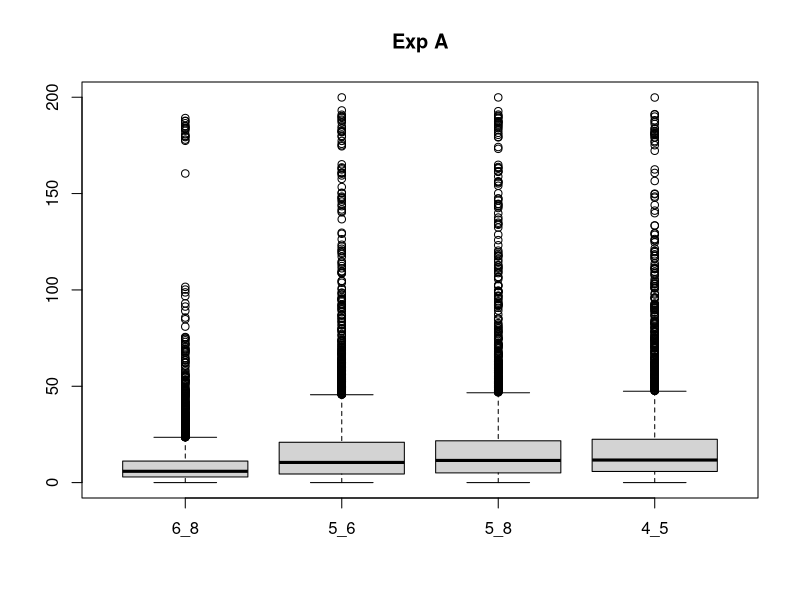
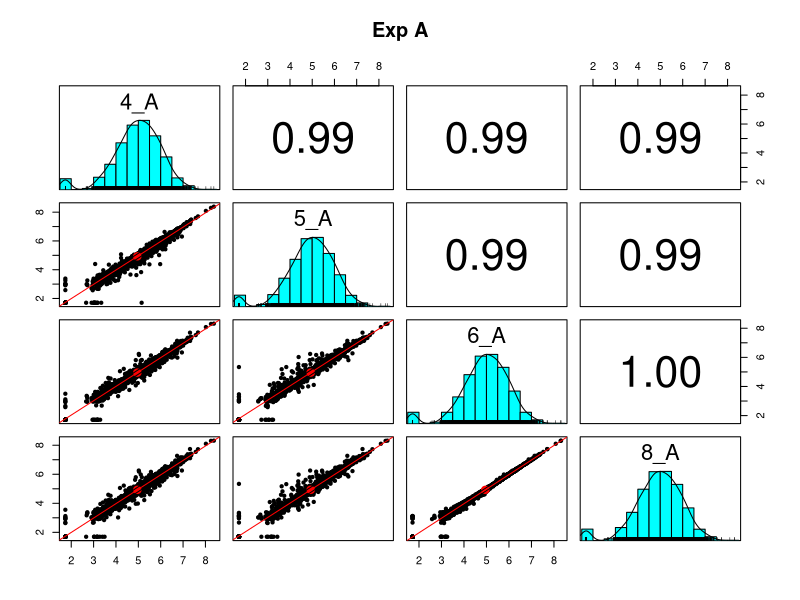
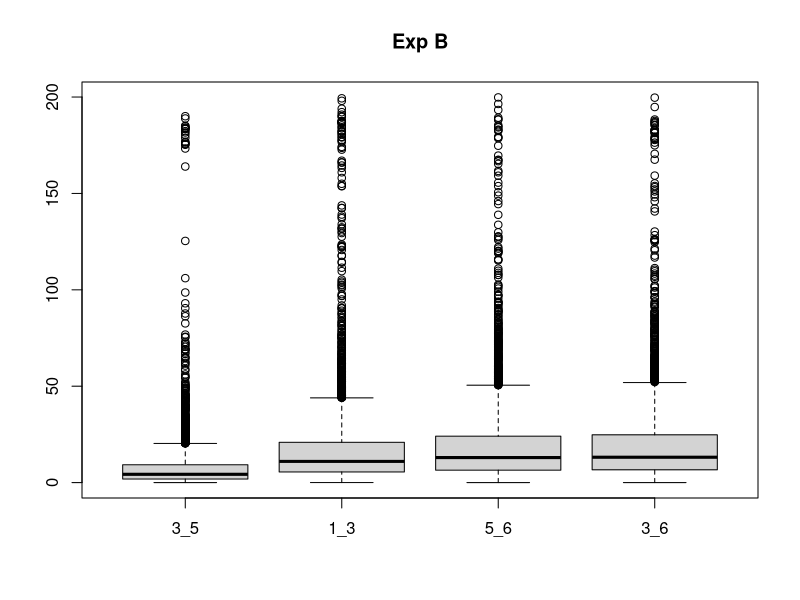
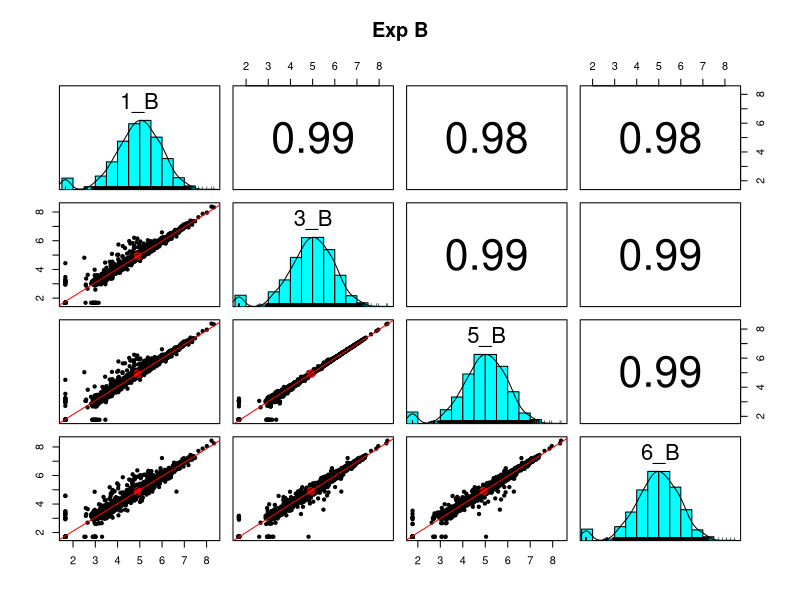
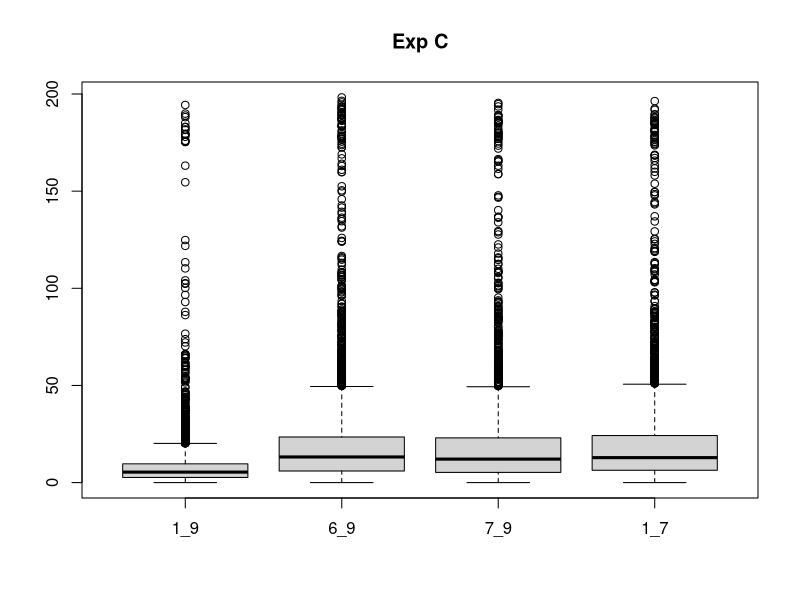
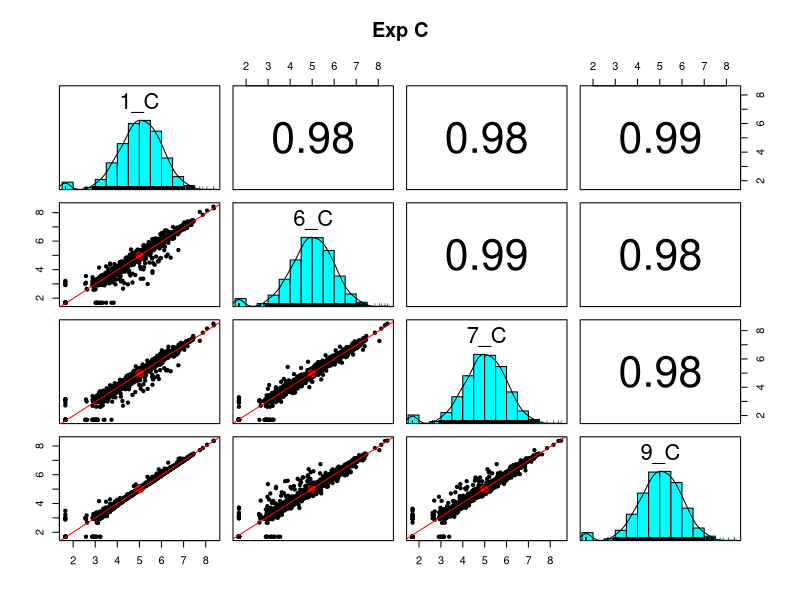
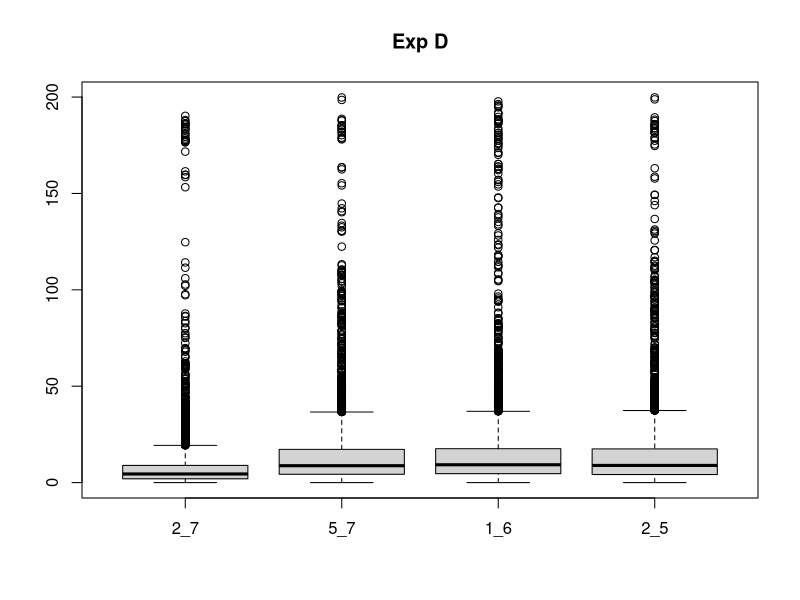
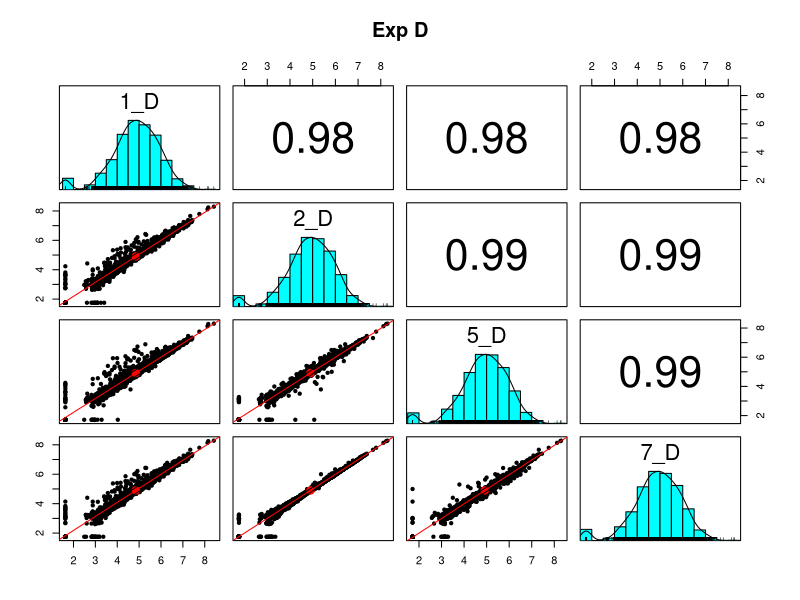

Generate these figures, in order, with R:

# library imports
library(tidyverse)
library(stringr)
library(limma)
library(psych)
library(Matrix)

# load the raw data
# the table starts in Row 5
# there are extra lines at the bottom - need to stop before the end
data_import <- read_tsv("PAW_labeled_grouped_protein_summary_TMT_8.txt", 
                        skip = 4, n_max = 4437, guess_max = 4437)

# the "Filter" column flags contams and decoys
data_all <- filter(data_import, is.na(Filter))

# check number of rows before and after filtering
cat(nrow(data_import), nrow(data_all))

# make a data frame for each TMT-plex (and drop zeros)
get_data <- function(df, substring) {
    # extracts PAW TMT columns containing a substring
    
    # df: data frame of PAW results
    # substring: a text substring that defines one TMT-plex
    
    # get the columns
    df <- df %>%
      select(starts_with("TotInt")) %>% 
      select(contains(substring))
    
    # drop rows with zeros
    df[apply(df, 1, function(row) all(row !=0 )), ] # return filtered frame
}

# get each experiment and set column names to something easy to parse
A_raw <- get_data(data_all, "_A_")
B_raw <- get_data(data_all, "_B_")
C_raw <- get_data(data_all, "_C_")
D_raw <- get_data(data_all, "_D_")

# automatically find closest channel pairs

SL_norm <- function(df, suffix, print_factors = TRUE) {
    # Normalizes each channel's sum to the average grand total
        # df: data frame of TMT data (one column for each channel)
        # suffix: a text string to append to 1-to-n numbers for column names
        # print_factors: logical to control printing
    
    # compute norm factors and scale columns
    norm_facs <- mean(c(colSums(df))) / colSums(df)
    df_sl  <- sweep(df, 2, norm_facs, FUN = "*")
    
    # simplify column names
    colnames(df_sl) <- str_c(as.character(1:ncol(df)), suffix)
    
    # print the normalization factors for QC check
    if (print_factors == TRUE) {
        cat("\nNormalization Factors: ", suffix, "\n ")
        cat(sprintf("%s - %0.3f\n", colnames(df), norm_facs))
    }
    
    df_sl # return normalized data
}

diff <- function(df, x, y) {
    # computes a standardized difference between two vectors
        # df: data frame that contains x and y
        # x: index of first column
        # y: index of second column
    
    # compute the difference and set the column name
    diff <- 100 * abs(df[x] - df[y]) / rowMeans(df[c(x, y)])
    colnames(diff) <- sprintf("%d_%d", x, y)
    
    diff # return difference vector
}

iqr_grid <- function(df, print_grid = TRUE) {
    # computes an NxN grid of interquartile ranges of diffs    
         # df: a data frame of TMT data
         # print_grid: logical to control printing
    
    # make an empty matrix ncol-by-ncol
    iqrs  <- matrix(0.0, ncol(df), ncol(df))
    
    # populate an upper diagonal "diff" matrix
    for (i in 1:ncol(df)) {
        for (j in (i+1):ncol(df)) {
            if (j > ncol(df)) {
                break
            }
            iqrs[i, j] <- IQR(diff(df, i, j)[[1]])
        }
    }
    
    # print the grid
    if( print_grid == TRUE) {
        cat("\nInterquartile range grid:\n")
        print(round(iqrs, 2))
    }
    
    iqrs # return the iqr grid
}

find_best_pair <- function(df, nmax, suffix, title) {
    # finds channel pairs having the smallest standardized differences    
        # df: data frame with TMT channels
        # nmax: how many channels/pairs to check
        # suffix: suffix to add to channel labels
        # title: title string to use in plots
    
    # first do SL normalization
    df_sl <- SL_norm(df, suffix)
    
    # compute the ird grid
    iqrs <- iqr_grid(df_sl)
    
    # find the nmax number of smallest IQR values
    # from https://stackoverflow.com/questions/38664241/ranking-and-counting-matrix-elements-in-r
    iqrs_long <- summary(Matrix(iqrs, sparse = TRUE))
    iqrs_ordered <- iqrs_long[order(-iqrs_long[, 3], decreasing = TRUE),]
    candidates <- iqrs_ordered[1, 1] # starting vector of channels
    for (row in 1:nrow(iqrs_long)){
        candidates <- c(candidates, iqrs_ordered[row, 1])
        candidates <- c(candidates, iqrs_ordered[row, 2])
    }
    
    # get the set of indexes and print the best pairs
    for (pair in 1:nmax) {
        top_n <- sort(unique(candidates)[1:nmax])
        i <- iqrs_ordered[pair, 1]
        j <- iqrs_ordered[pair, 2]
        cat(sprintf("\nPair #%d: (%d, %d) => %0.2f", pair, i, j, iqrs[i, j]))
    }
    
    # make the box plots for the top-n pairs
    distributions <- list()
    for (row in 1:nmax){
        distributions[[row]] <- diff(df_sl, iqrs_ordered[row, 1], iqrs_ordered[row, 2])
    }
    boxplot(do.call(cbind, distributions), main = title)
    
    # multi-panel scatter plots for the top-n channels
    cat(pairs.panels(log10(df_sl[top_n]), lm = TRUE, main = title))
}

# nmax is how many top pairs to consider (3 or 4 are recommended values)
top_n <- 4

# find the standards in experiment A
# this is now a one-line function call
find_best_pair(A_raw, top_n, "_A", "Exp A")

# experiment B
find_best_pair(B_raw, top_n, "_B", "Exp B")

# experiment C
find_best_pair(C_raw, top_n, "_C", "Exp C")

# and experiment D
find_best_pair(D_raw, top_n, "_D", "Exp D")

# check the clustering
A_sl <- SL_norm(A_raw, "_A", print_factors = FALSE)
plotMDS(log10(A_sl), main = "Experiment A")

pairs.panels(log10(A_sl), main = "Exp. A - all 10")
